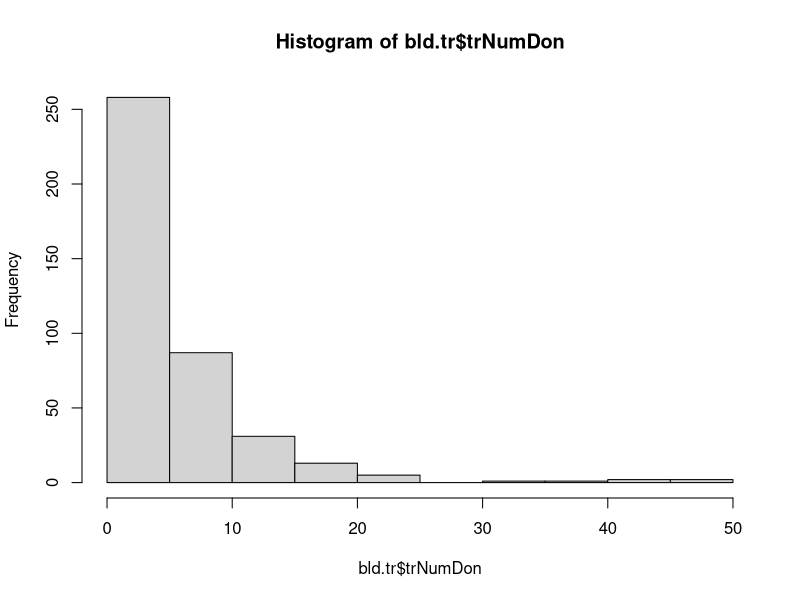
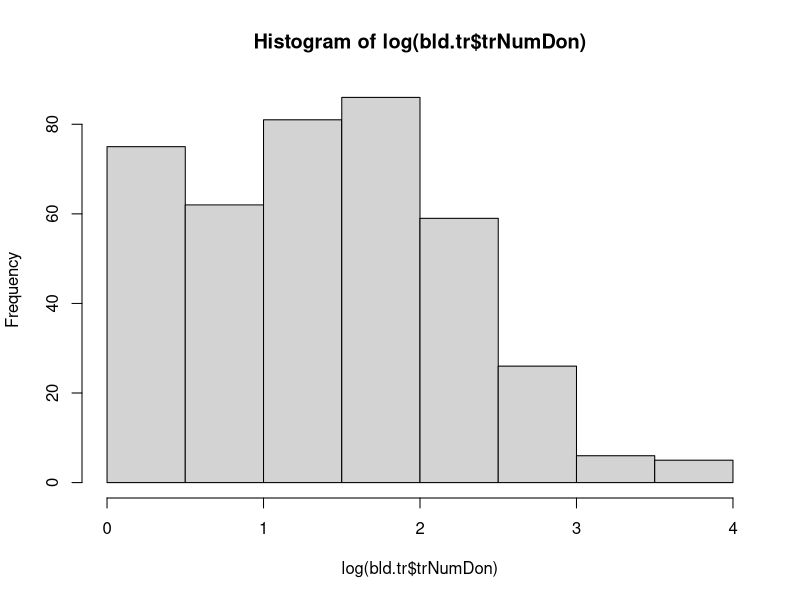
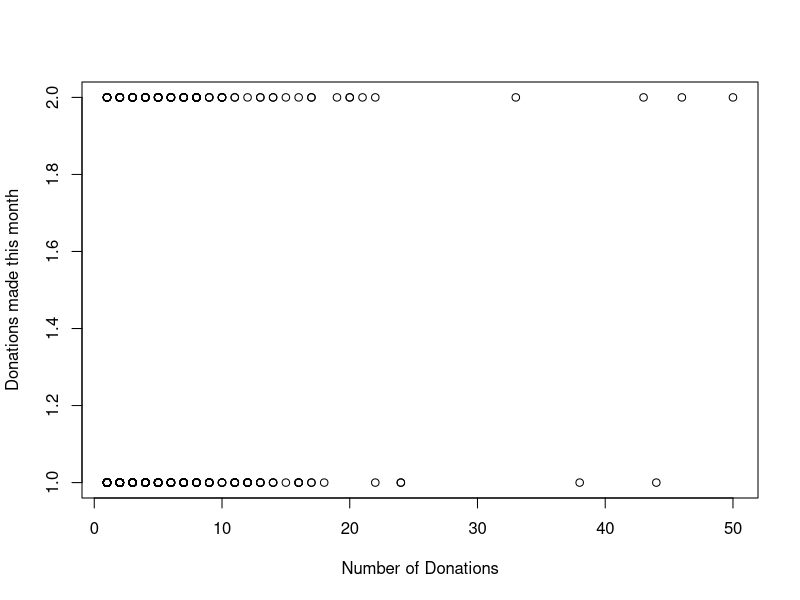

Here is the R script that generated these plots, in order: (Note: this script raises an error after producing the figures.)
## Lori Kim
### Project 5

# setwd("C:\Users\lkim016\Desktop")

install.packages("caret")
library(class)
library(caret)
library(readxl)
library(dplyr)
library(tidyr)
library(boot)

bld.tr = read_excel("blood_traindata.xlsx")
bld.tst = read_excel("blood_testdata.xlsx")
attach(bld.tr) # attachs the dataset to R so I can just use the names
#attach(bld.tst)
#detach(bld.tr)
#detach(bld.tst)

# four predictor variables:
# "ID, Months since Last Donation, Number of Donations,
# Total Volume Donated, Months since First Donation, Made Donation this month"
# clean data (get rid of ID) / rename col for regression
colnames(bld.tr) = c("id","trMoLast","trNumDon","trTotalVal","trMoFirst","trDonMade")
colnames(bld.tst) = c("id","tstMoLast","tstNumDon","tstTotalVal","tstMoFirst","tstDonMade","tstProb")
bld.tr = bld.tr %>% select(-one_of(c("id","trTotalVal")))
bld.tst = bld.tst %>% select(-one_of(c("id","tstTotalVal")))
bld.tr$trDonMade = factor(bld.tr$trDonMade)
bld.tst$tstDonMade = factor(bld.tst$tstDonMade)

hist(bld.tr$trNumDon)
hist(log(bld.tr$trNumDon))

# look at the dimensions
#dim(bld.tr)
#dim(bld.tst)

# list types for each attribute
#sapply(bld.tr, class)
#sapply(bld.tst, class)

# take a look at the data
#head(bld.tr)
#head(bld.tst)

#* LOWER AIC AND BIC IS BETTER HIGHER R-SQUARED IS BETTER

# use logistic model to predict the probability of those people to donate their blood
logi.fit = glm(trDonMade~ . , data = bld.tr, family = "binomial")
summary(logi.fit)

logi.fit3 = glm(trDonMade~ trMoLast + trMoFirst , data = bld.tr, family = "binomial")
summary(logi.fit3)

logi.fit4 = glm(trDonMade~ trMoFirst+trNumDon , data = bld.tr, family = "binomial") # best predictor variables
summary(logi.fit4)

logi.fit5 = glm(trDonMade~ trMoLast , data = bld.tr, family = "binomial")
summary(logi.fit5)

logi.fit6 = glm(trDonMade~ trNumDon , data = bld.tr, family = "binomial")
summary(logi.fit6)

logi.fit7 = glm(trDonMade~ trMoLast + trNumDon , data = bld.tr, family = "binomial")
summary(logi.fit7)

plot(bld.tr$trNumDon, bld.tr$trDonMade, xlab = "Number of Donations", ylab = "Donations made this month")

### reference: iris file 10 Fold Cross-Validation
# We use the dataset to create a partition (80% training 20% validating)
  ## train & validation set for bld.tr
trainset = createDataPartition(bld.tr$trDonMade, p=0.80, list=FALSE)
train = bld.tr[trainset,]
valid = bld.tr[-trainset,]

#
# 10-fold Cross-Validation to train the models
#
control = trainControl(method="cv", number=10)
metric = "Accuracy"

# Linear algorithms
# Linear Discriminant Analysis (LDA)
#set.seed(7)
fit.lda <- train(trDonMade~ trMoFirst+trNumDon, data=train, method="lda", metric=metric, trControl=control)

# Nonlinear algorithms
# Classfication and Regression Trees (CART)
#set.seed(7)
fit.cart <- train(trDonMade~ trMoFirst+trNumDon, data=train, method="rpart", metric=metric, trControl=control)

# k-Nearest Neighbors (KNN)
#set.seed(7)
fit.knn <- train(trDonMade~ trMoFirst+trNumDon, data=train, method="knn", metric=metric, trControl=control)

# Support Vector Machines (SVM)
#set.seed(7)
fit.svm <- train(trDonMade~ trMoFirst+trNumDon, data=train, method="svmRadial", metric=metric, trControl=control)

# Random Forest
#set.seed(7)
fit.rf <- train(trDonMade~ trMoFirst+trNumDon, data=train, method="rf", metric=metric, trControl=control)

# Logistic Regression
#set.seed(7)
fit.glm <- train(trDonMade~ trMoFirst+trNumDon, data=train, method="glm", metric=metric, trControl=control)

# Select Best Model
# summarize accuracy of models
results <- resamples(list(lda=fit.lda, cart=fit.cart, knn=fit.knn, svm=fit.svm, rf=fit.rf, glm=fit.glm))
summary(results)

dotplot(results)

# Kappa Statistics (0<=k<=1)
# Adjust accuracy by accounting for the possibility of a correct prediction by chance alone.
# Very good: 0.8<k<1; good: 0.6<k<0.8; moderate: 0.4<k<0.6; fair: 0.2<k<0.4; poor: 0<k<0.2

# Summarize the Best Model
print(fit.lda)

# Make Predictions: knn / test accuracy of knn model against the validation set
predict1 = predict(fit.lda, newdata = valid)
confusionMatrix(predict1, valid$trDonMade)
table(predict1,valid$trDonMade)

# Make a prediction for bld.tst
# analyze the prediction for DonMade
predict.prob = predict(fit.lda, bld.tst, type = "prob")

bld.tst$tstProb = predict.prob[1:nrow(bld.tst),2]

predDon=rep(0, nrow(bld.tst))
predDon[predict.prob[2]>.5]="1"
bld.tst$tstDonMade = predDon[1:nrow(bld.tst)]

# analyze the prediction for DonMade with logistic regression
logi.probs=predict(logi.fit4, bld.tst,type="response")
logi.pred=rep(0, nrow(bld.tst)) # the 400 is the length of the data set
logi.pred[logi.probs>.5]="1"
bld.tst$tstDonMade = logi.pred[1:nrow(bld.tst)]

### reference:
# 1. https://machinelearningmastery.com/machine-learning-in-r-step-by-step/
# 2. https://datascienceplus.com/perform-logistic-regression-in-r/
# 3. https://codeburst.io/implementing-a-simple-prediction-model-in-r-ab1dafa6b954
